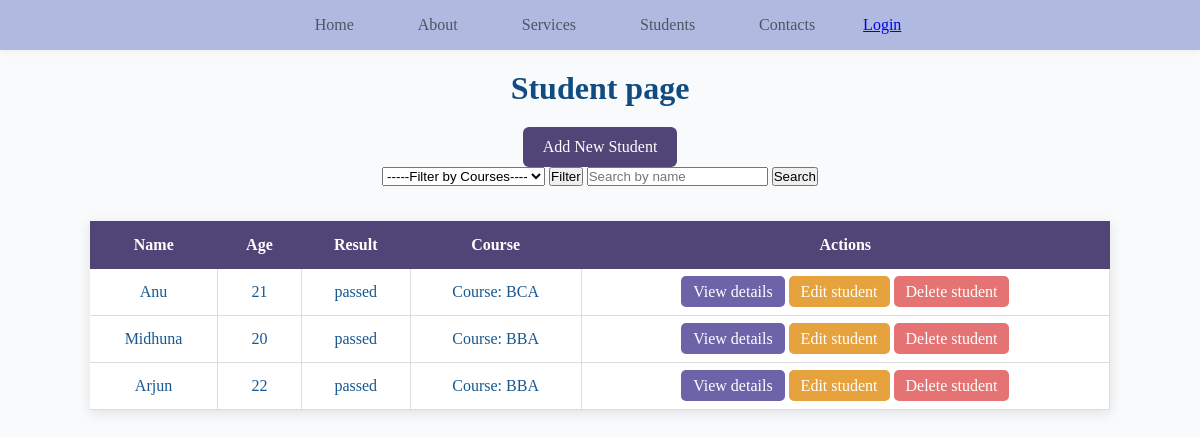
/students/, run on an earlier commit of the app's database.
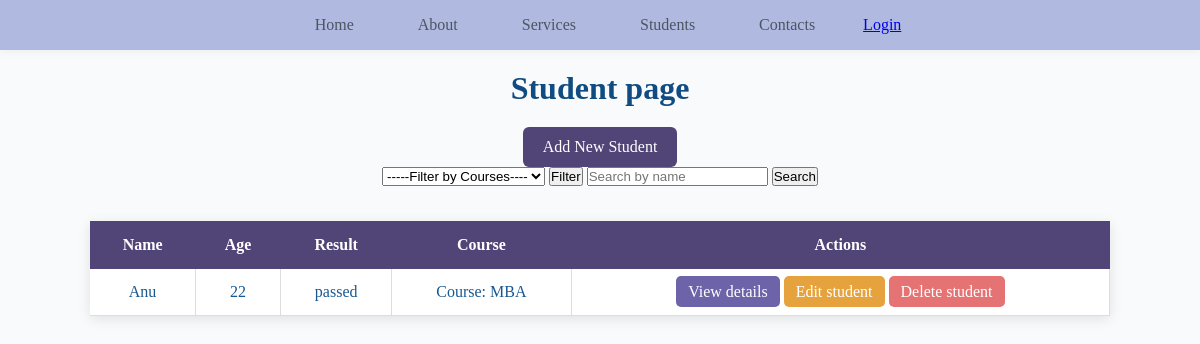
And on a later commit of the database.
### app/models.py (models this page shows, shortened)
class Student(models.Model):
    name=models.CharField(max_length=100)
    age=models.IntegerField()
    course=models.ForeignKey(Course,on_delete=models.CASCADE,related_name='student')
    mark=models.IntegerField()
    image = models.ImageField(upload_to='uploads')

class Course(models.Model):
    name = models.CharField(max_length=15)
    def __str__(self):
        return f'Course: {self.name}'

### app/views.py (the view)
# urls.py: path('students/', views.students, name='view_students'),
def students(request):
    course = request.GET.get('course')
    search = request.GET.get('search')
    if course:
        all_students = Student.objects.filter(course=course)
    else:
        all_students = Student.objects.all()
    if search:
        all_students = Student.objects.filter(name__icontains=search)
    courses = Course.objects.all()
    return render(request, 'students.html', {'students':all_students, 'courses':courses,'is_logged_in':request.user.is_authenticated})

### templates/students.html (shortened to what this page needs)
{% extends 'base.html' %}
{% load static %}
{% block extra_css %}
<link rel="stylesheet" href="{% static 'css/students.css' %}">
{% endblock %}
{% block content %}
    <h1>Student page</h1>
    <a href="add/" class="add-btn">Add New Student</a>
    <form method ="GET">
        <select name="course" id="">
            <option value="" selected disabled>-----Filter by Courses----</option>
        </select>
        <input type="submit"  value="Filter"></input>
        <input type="text"  value="" placeholder="Search by name"></input>
        <input type="submit"  value="Search"></input>
    </form>
    <table class="student-table">
        <tr>
            <th>Name</th>
            <th>Age</th>
            <th>Result</th>
            <th>Course</th>
            <th>Actions</th>
        </tr>
        {% for student in students %}
        <tr>
            <td>{{student.name}}</td>
            <td>{{student.age}}</td>
            <td>
                {% if student.mark >= 40%}
                    passed
                {% else%}
                    Failed
                {% endif %}
            </td>
            <td>{{student.course}}</td>
            <td>
                <a href="./{{student.id}}" class="view">View details</a>
                <a href="./{{ student.id }}/edit/" class="edit">Edit student</a>
                <a href="./{{student.id}}/delete" class="delete">Delete student</a>
            </td>
        </tr>
        {% endfor %}
    </table>
{% endblock %}

### templates/base.html (shortened to what this page needs)
{% load static %}
<!DOCTYPE html>
<html lang="en">
<head>
    <link rel="stylesheet" href="{% static 'css/index.css' %}">
    {% block extra_css %}{% endblock %}
</head>
<body>
    <nav class="navbar">
        <div class="nav-container">
            <ul class="nav-menu">
                <li class="nav-item"><a href="{% url 'home' %}" class="nav-link">Home</a></li>
                <li class="nav-item"><a href="{% url 'about' %}" class="nav-link">About</a></li>
                <li class="nav-item"><a href="{% url 'services' %}" class="nav-link">Services</a></li>
                <li class="nav-item"><a href="{% url 'view_students' %}" class="nav-link">Students</a></li>
                <li class="nav-item"><a href="{% url 'contacts' %}" class="nav-link">Contacts</a></li>
                {% if is_logged_in %}
                    <a href="/accounts/logout">Logout</a>
                {% else %}
                    <a href="/accounts/login">Login</a>
                {% endif%}
            </ul>
        </div>
    </nav>
    <main class="content">
        {% block content %}
        {% endblock %}
    </main>
</body>
</html>

### static/css/index.css (style rules this page uses)
* { margin: 0; padding: 0; box-sizing: border-box; }
body { background-color: #f9fafb; color: rgb(23, 88, 144); text-align: center; }
h1 { color: rgb(16, 76, 129); padding: 20px 0; }
.navbar { background-color: #b0bae0; box-shadow: 0 2px 8px rgba(0, 0, 0, 0.05); position: sticky; top: 0; width: 100%; }
.nav-container { max-width: 1200px; margin: 0 auto; padding: 1rem; display: flex; justify-content: center; align-items: center; }
.nav-menu { list-style: none; display: flex; gap: 2rem; align-items: center; justify-content: center; }
.nav-link { text-decoration: none; color: #4b5563; font-size: 1rem; font-weight: 500; padding: 0.5rem 1rem; border-radius: 6px; }

### static/css/students.css (style rules this page uses)
.student-table { width: 85%; margin: 35px auto; border-collapse: collapse; background-color: white; box-shadow: 0 3px 12px rgba(0, 0, 0, 0.1); }
.student-table th { background-color: #514477; color: white; padding: 15px; }
.student-table td { padding: 14px; border-bottom: 1px solid #ddd; border-right: 1px solid #ddd; text-align: center; }
.view { background-color: #6c63a8; color: white; padding: 7px 12px; border-radius: 5px; text-decoration: none; }
.delete { background-color: #e57373; color: white; padding: 7px 12px; border-radius: 5px; text-decoration: none; }
.add-btn { display: inline-block; background-color: #514477; color: white; padding: 11px 20px; border-radius: 6px; text-decoration: none; }
.edit { background-color: #e6a23c; color: white; padding: 7px 12px; border-radius: 5px; text-decoration: none; }

What changed in the data, as far as the page shows it:
removed Student: name "Midhuna", age "20", mark "passed", course "Course: BBA"
removed Student: name "Arjun", age "22", mark "passed", course "Course: BBA"
changed Student "Anu": age "21" → "22"; course "Course: BCA" → "Course: MBA"
